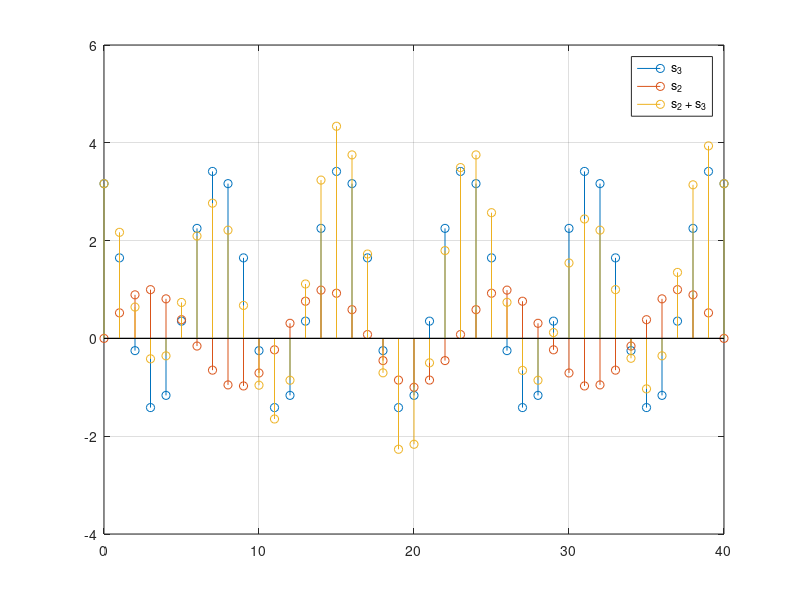
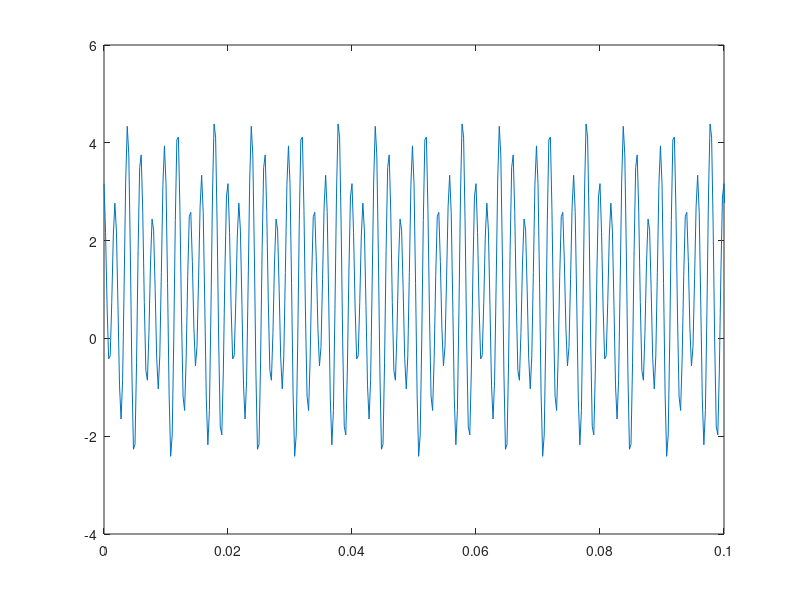

Reproduce these figures in MATLAB, in order.
%% Exercises week 35 Thursday
% E3DSB, Janus Bo Andersen, 2019
format compact;

%% DSB Exercise 1.4
% Make a sinewave with $f_0 = 500$ Hz. amplitude $2.5$, phase $120\degr$
% and a DC-offset of $1$. Call it $s_3[n]$. Time duration must be $1$ sec,
% and the sampling frequncy should be $4$ kHz.

clear all; close all; clc;

% Given values
f03 = 500; %Hz
A = 2.5;
phi = 2*pi*120/360; % 120 deg.
dc_offset = 1;
Tdur = 1
fs3 = 4e3; %Hz
Ts3 = 1/fs3;

% Compute the number of samples and make sample vector
N3 = Tdur/Ts3;
n3 = 0:(N3-1);

% Build discrete signal
s3 = A*sin(2*pi*f03/fs3*n3 + phi) + dc_offset;

% Recreate the signal from ex. 1.3
f02 = 350; %Hz
fs2 = 4000;       % Sampling freq 2: 4 kHz
Ts2 = 1/fs2;      % Sampling time in sec
N2 = Tdur / Ts2;
n2 = 0:(N2-1);    % Sample point vector
s2 = sin(2*pi*f02/fs2*n2);

% Sum of the signals -- only OK because fs2 == fs3 and N2 == N3.
s_sum = s2 + s3;

% Show the signal
stem(n3, s3);
xlim([0 40]);
hold on
stem(n2, s2);
stem(n2, s_sum);
legend('s_3', 's_2', 's_2 + s_3', 'location', 'best')
grid on;
hold off

figure(2)
plot(n3*Ts3, s_sum);
xlim([0 0.10])

%%
% Try to play the sounds from the sum
fs = 4e3;
soundsc(s_sum, fs);